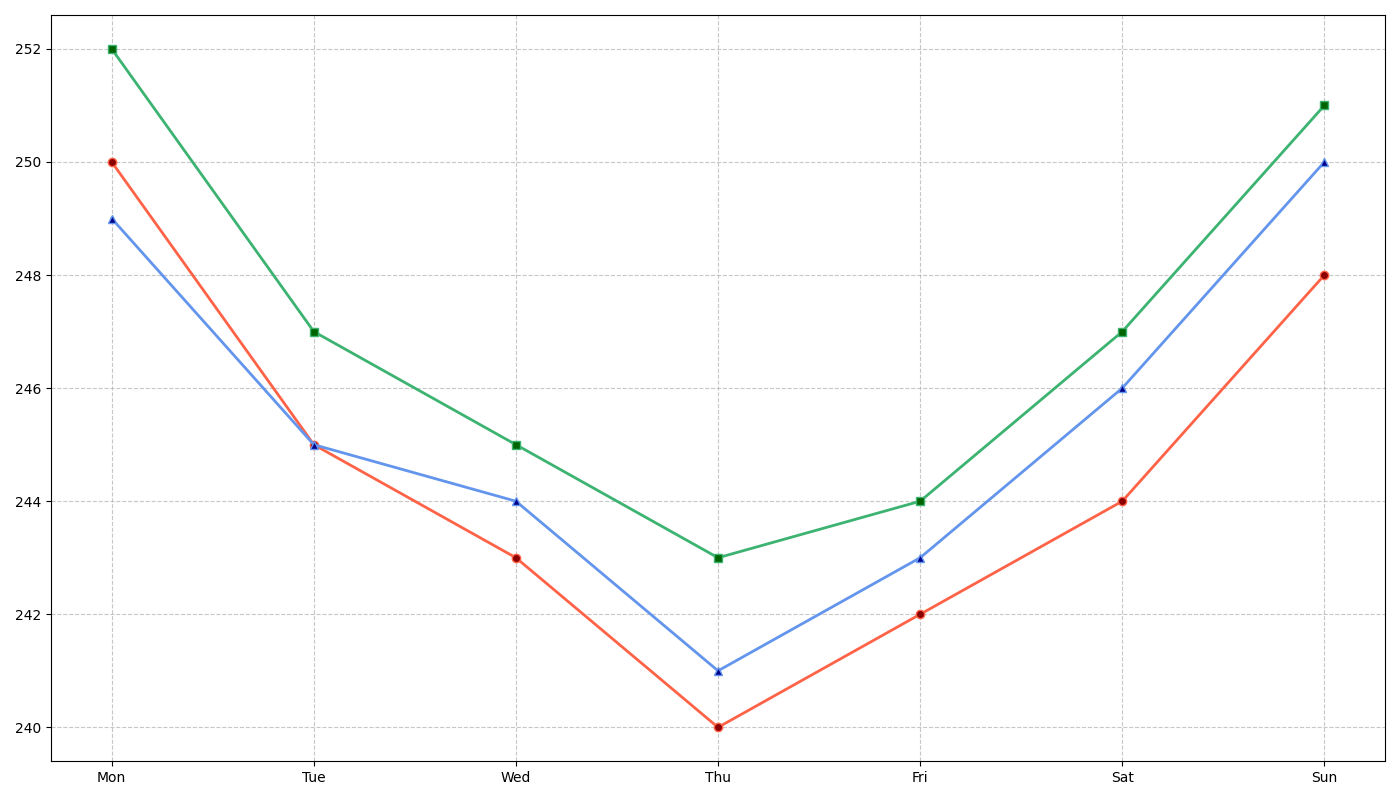

Write the Python code that produced this figure.
import matplotlib.pyplot as plt
import numpy as np

# Data setup
days = np.array(['Mon', 'Tue', 'Wed', 'Thu', 'Fri', 'Sat', 'Sun'])
probe_A = np.array([250, 245, 243, 240, 242, 244, 248])
probe_B = np.array([252, 247, 245, 243, 244, 247, 251])
probe_C = np.array([249, 245, 244, 241, 243, 246, 250])

# Plotting Script
fig, ax1 = plt.subplots(figsize=(14, 8))

# Plot data for all three lunar probes
ax1.plot(days, probe_A, '-o', color='tomato', markersize=6, linewidth=2, markerfacecolor='darkred')
ax1.plot(days, probe_B, '-s', color='mediumseagreen', markersize=6, linewidth=2, markerfacecolor='darkgreen')
ax1.plot(days, probe_C, '-^', color='cornflowerblue', markersize=6, linewidth=2, markerfacecolor='darkblue')

# Customize the main plot
ax1.set_xticks(np.arange(len(days)))
ax1.set_xticklabels(days)
ax1.grid(True, linestyle='--', alpha=0.7)

# Adjust layout to better fit elements
plt.tight_layout()

# Display the plot
plt.show()
